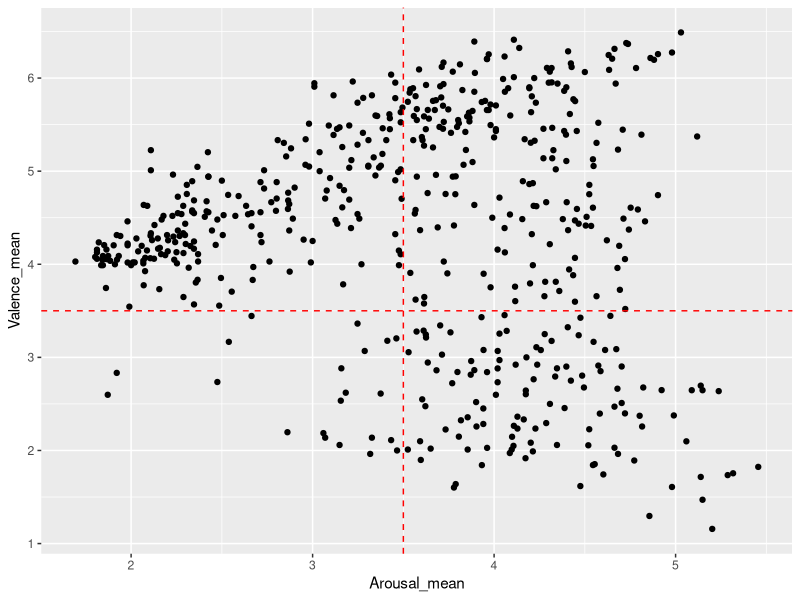
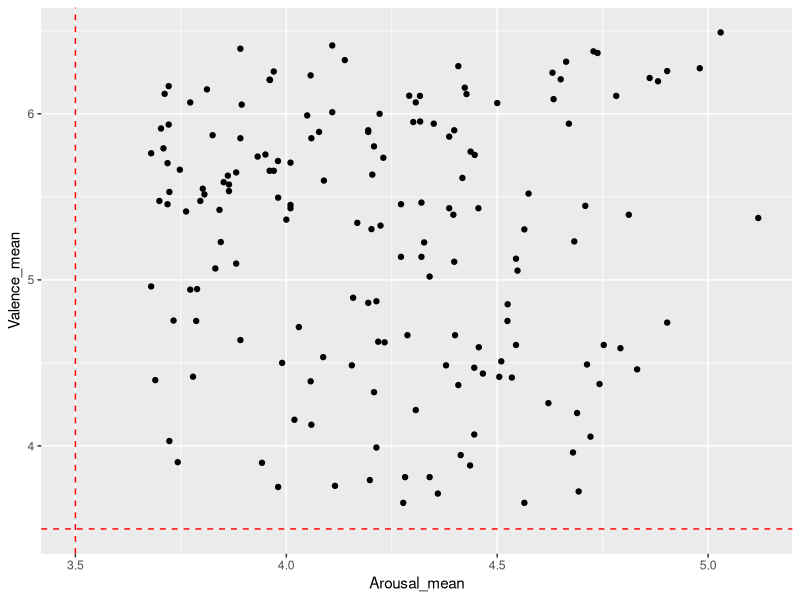
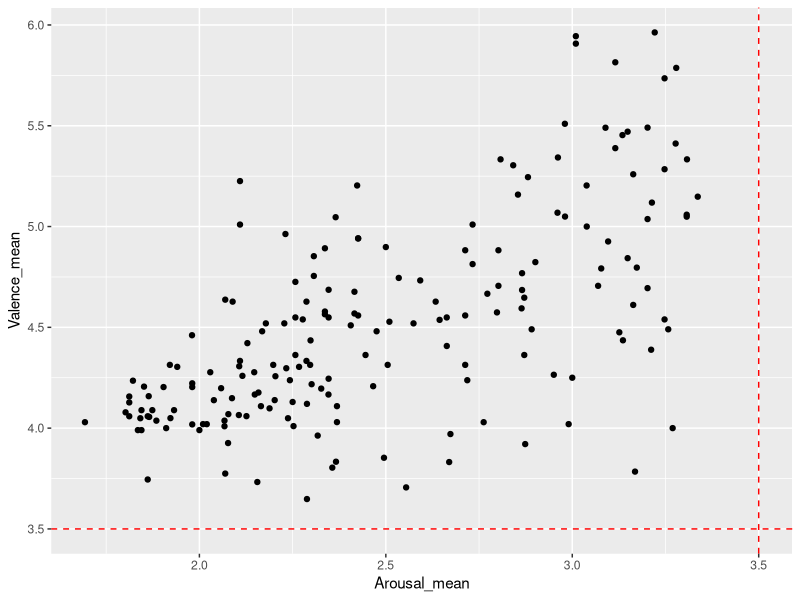
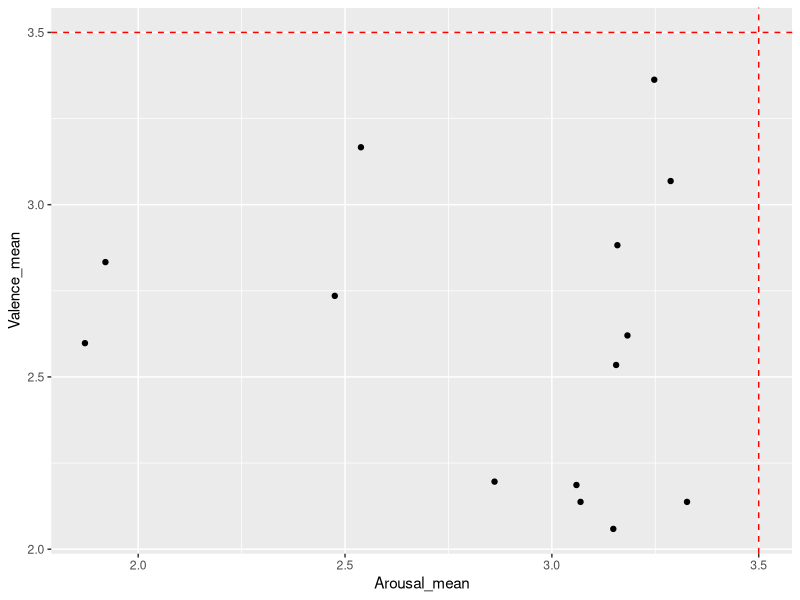
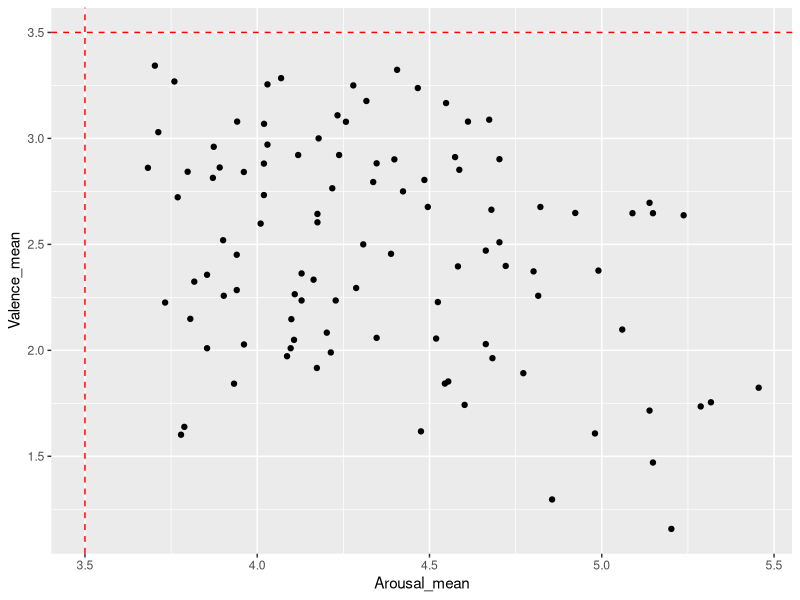

Reproduce these figures in R, in order. (Note: this script raises an error after producing the figures.)
## ---- chunk 1
library(tidyverse)
## ---- chunk 2
OASIS <- read.csv(file='../stimuli/oasis/OASIS.csv')
## ---- chunk 3
OASIS_clean <-
  OASIS %>%
  dplyr::filter(Category != "Person")

OASIS_clean$Valence_SE <- OASIS_clean$Valence_SD/(sqrt(OASIS_clean$Valence_N))

OASIS_clean$Arousal_SE <- OASIS_clean$Arousal_SD/(sqrt(OASIS_clean$Arousal_N))

ggplot(data=OASIS_clean, aes(x=Arousal_mean, y=Valence_mean))+
  geom_point() +
  geom_vline(xintercept = 3.5, linetype="dashed", color="red") +
  geom_hline(yintercept = 3.5, linetype="dashed", color="red")


OASIS_cleanpospos <- 
  OASIS_clean %>%
  dplyr::filter(Arousal_mean - Arousal_SE > 3.5) %>%
  dplyr::filter(Valence_mean - Valence_SE > 3.5)

OASIS_cleanpospos$quad <-"High Arousal, High Valence"

ggplot(data=OASIS_cleanpospos, aes(x=Arousal_mean, y=Valence_mean))+
  geom_point() +
  geom_vline(xintercept = 3.5, linetype="dashed", color="red") +
  geom_hline(yintercept = 3.5, linetype="dashed", color="red")

OASIS_cleannegpos <- 
  OASIS_clean %>%
  dplyr::filter(Arousal_mean + Arousal_SE < 3.5) %>%
  dplyr::filter(Valence_mean - Valence_SE > 3.5)

OASIS_cleannegpos$quad <-"Low Arousal, High Valence"

ggplot(data=OASIS_cleannegpos, aes(x=Arousal_mean, y=Valence_mean))+
  geom_point() +
  geom_vline(xintercept = 3.5, linetype="dashed", color="red") +
  geom_hline(yintercept = 3.5, linetype="dashed", color="red")

OASIS_cleannegneg <- 
  OASIS_clean %>%
  dplyr::filter(Arousal_mean + Arousal_SE < 3.5) %>%
  dplyr::filter(Valence_mean + Valence_SE < 3.5)

OASIS_cleannegneg$quad <-"Low Arousal, Low Valence"


ggplot(data=OASIS_cleannegneg, aes(x=Arousal_mean, y=Valence_mean))+
  geom_point() +
  geom_vline(xintercept = 3.5, linetype="dashed", color="red") +
  geom_hline(yintercept = 3.5, linetype="dashed", color="red")

OASIS_cleanposneg <- 
  OASIS_clean %>%
  dplyr::filter(Arousal_mean - Arousal_SE > 3.5) %>%
  dplyr::filter(Valence_mean + Valence_SE < 3.5)

OASIS_cleanposneg$quad <-"High Arousal, Low Valence"

ggplot(data=OASIS_cleanposneg, aes(x=Arousal_mean, y=Valence_mean))+
  geom_point() +
  geom_vline(xintercept = 3.5, linetype="dashed", color="red") +
  geom_hline(yintercept = 3.5, linetype="dashed", color="red")

stim_selection <- 
  rbind(OASIS_cleannegneg, OASIS_cleannegpos, OASIS_cleanposneg, OASIS_cleanpospos) %>%
  dplyr::select(Theme, quad)

write.csv(file='../stimuli/OASIS_initialstims.csv', stim_selection)
## ---- chunk 4
filtered <- read.csv(file='../stimuli/OASIS_initialstims.csv')

updated <- merge(filtered, OASIS_clean, by="Theme") %>%
  select(Theme, Arousal_mean, Arousal_SE, Valence_mean, Valence_SE)

updated_cleanpospos <- 
  updated %>%
  dplyr::filter(Arousal_mean - Arousal_SE > 4.5) %>%
  dplyr::filter(Valence_mean - Valence_SE > 4.5)

updated_cleanpospos$quad <-"High Arousal, High Valence"

updated_cleannegpos <- 
  updated %>%
  dplyr::filter(Arousal_mean + Arousal_SE < 3) %>%
  dplyr::filter(Valence_mean - Valence_SE > 4.5)

updated_cleannegpos$quad <-"Low Arousal, High Valence"

pos_stim_selection1 <- 
  rbind(updated_cleanpospos, updated_cleannegpos) %>%
  dplyr::select(Theme, quad)

write.csv(file='../stimuli/OASIS_filteredpos.csv', pos_stim_selection1)
## ---- chunk 5
selected <- read.csv(file='../stimuli/oasis/selected_stims/selected_stims.csv')
# 8 high A high V
# 18 low A high V
# 14 high A low V
# 8 low A low V

selected_OASIS <- merge(selected, OASIS, by = 'Theme')
selected_OASIS$upper_arousal <- selected_1$Arousal_mean + selected_1$Arousal_SD
selected_OASIS$lower_arousal <- selected_1$Arousal_mean - selected_1$Arousal_SD
selected_OASIS$upper_valence <- selected_1$Valence_mean + selected_1$Valence_SD
selected_OASIS$lower_valence <- selected_1$Valence_mean - selected_1$Valence_SD

ggplot(data=selected_OASIS, aes(x=Arousal_mean, y=Valence_mean, label=Theme))+
  geom_point() +
  geom_vline(xintercept = 3.5, linetype="dashed", color="red") +
  geom_hline(yintercept = 3.5, linetype="dashed", color="red") +
  geom_errorbar(alpha=0.5, aes(ymin = lower_valence, ymax = upper_valence)) +
  geom_errorbarh(alpha=0.5, aes(xmin = lower_arousal, xmax = upper_arousal)) +
  geom_text()

selected_OASIS_pos <- subset(selected_OASIS, !(lower_valence <= 3.5))

selected_OASIS_neg <- subset(selected_OASIS, !(upper_valence >= 4.0))

# selected_1_negative_valence <- selected_1 %>%
  # subset(quad == 'Low Arousal, Low Valence' || quad == 'High Arousal, Low Valence')

# low V make sure upper limit is below 3.5
# high V make sure lower limit is above 3.5
# if not 10 stimuli left, rank order the means and take the top 10 of each valence
# OR top 5 of each quadrant
  
